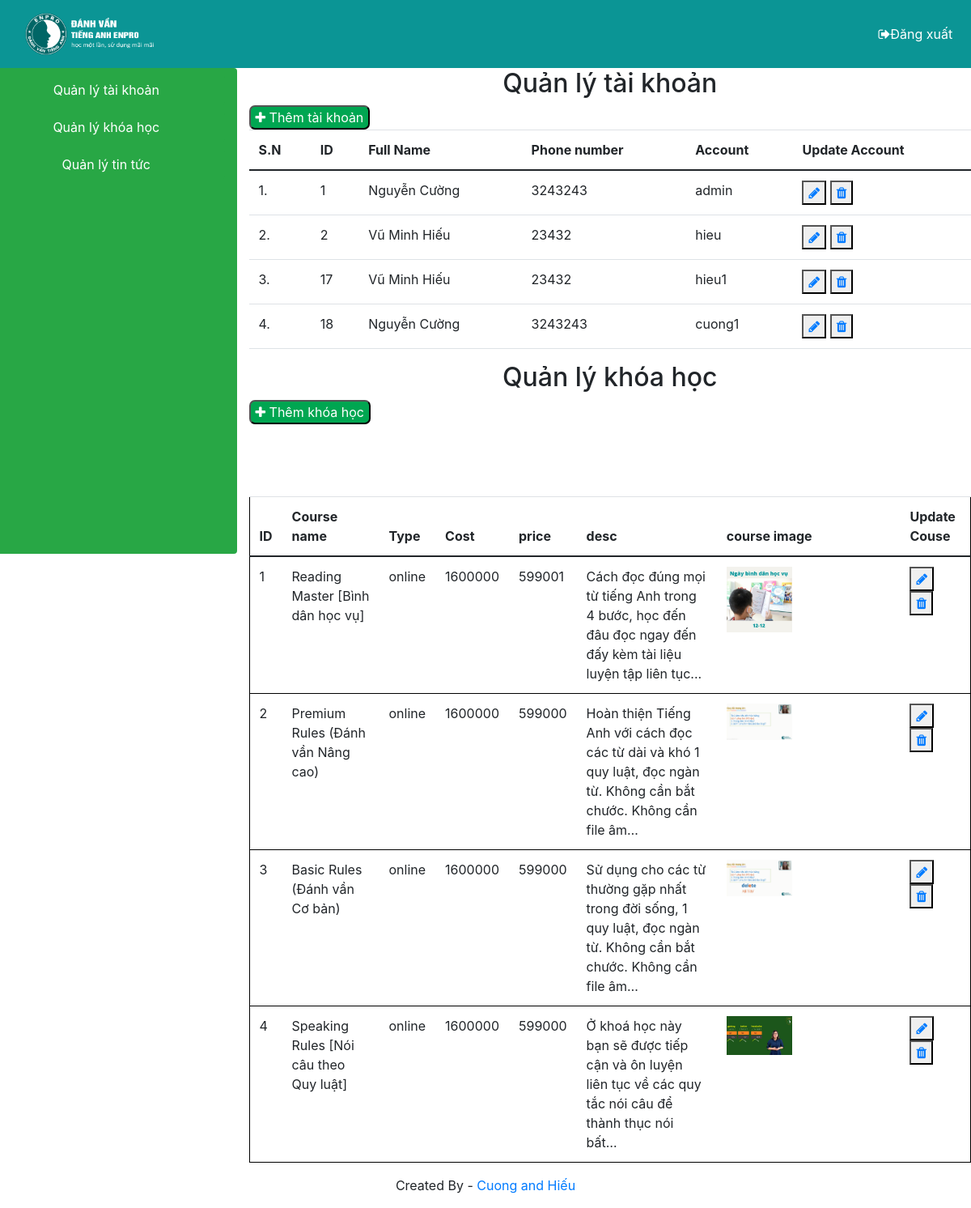
The page /admin/index.php (signed in) on the database its author committed.
### tables this page shows
CREATE TABLE `user` (
  `ID` int(10) UNSIGNED NOT NULL,
  `full_name` varchar(255) NOT NULL,
  `phone_number` int(11) NOT NULL,
  `account` varchar(255) NOT NULL,
  `password` varchar(32) NOT NULL,
  `permission` tinyint(1) NOT NULL
);

CREATE TABLE `course` (
  `id_course` int(10) UNSIGNED NOT NULL,
  `Name` varchar(255) NOT NULL,
  `type` varchar(20) NOT NULL,
  `cost` int(20) NOT NULL,
  `price` int(20) NOT NULL,
  `desc` varchar(255) NOT NULL,
  `image` varchar(150) NOT NULL
);

### admin/index.php (the view, shortened to what this page needs)
<?php
include("config/db.php");
include("template/header.php");
?>
<nav class="row flex-row">
       <div class="list-group col-3 bg-success" style="height: 600px;">
              <button class="btn btn-success mt-2" type="button" data-bs-toggle="collapse"
                     data-bs-target="#collapseExample1" aria-expanded="false" aria-controls="collapseExample">
                     Quản lý tài khoản
              </button>
              <button class="btn btn-success mt-2" type="button" data-bs-toggle="collapse"
                     data-bs-target="#collapseExample2" aria-expanded="false" aria-controls="collapseExample">
                     Quản lý khóa học
              </button>
              <button class="btn btn-success  mt-2" type="button" data-bs-toggle="collapse"
                     data-bs-target="#collapseExample3" aria-expanded="false" aria-controls="collapseExample">
                     Quản lý tin tức
              </button>
       </div>
       <div data-bs-spy="scroll" data-bs-target="#list-example" data-bs-offset="0" class="scrollspy-example col-9"
              tabindex="0">
              <div class="nav-collapse collapse show" id="collapseExample1 ">
                     <div class="text-center">
                            <h2>Quản lý tài khoản</h2>
                     </div>
                     <div>
                            <button type="button" style="background-color: #00a651;border-radius: 7px;"><a
                                          href="adduser.php" style="color: white;"><i class="fa fa-plus"></i> Thêm tài
                                          khoản </a></button>
                     </div>
                     <table class="table">
                            <thead>
                                   <tr>
                                          <th scope="col">S.N</th>
                                          <th scope="col">ID</th>
                                          <th scope="col">Full Name</th>
                                          <th scope="col">Phone number</th>
                                          <th scope="col">Account</th>
                                          <th scope="col">Update Account</th>
                                   </tr>
                            </thead>
                            <tbody>
                            <tbody>
                                   <?php
$sql = "SELECT * FROM user";
$res = mysqli_query($conn, $sql);
if ($res == TRUE) {
    $count = mysqli_num_rows($res);
    $sn = 1;
    if ($count > 0) {
        while ($rows = mysqli_fetch_assoc($res)) {
            $id = $rows['ID'];
            $fullname = $rows['full_name'];
            $phonenumber = $rows['phone_number'];
            $account = $rows['account'];
?>
                                   <tr>
                                          <td><?php echo $sn++; ?>. </td>
                                          <td><?php echo $id; ?></td>
                                          <td><?php echo $fullname; ?></td>
                                          <td><?php echo $phonenumber; ?></td>
                                          <td><?php echo $account; ?></td>
                                          <?php echo '<td><button><a href="edituser.php?id=' . $id . '"><i style:"margin:0 10%;"  class="fa fa-pencil" aria-hidden="true"></i></a></button>  <button>   <a href="deleteuser.php?id=' . $id . '"><i class="fa fa-trash" aria-hidden="true"></i></a></button></td>'; ?>
                                   </tr>
                                   <?php
        }
    } else {
    }
}
?>
                            </tbody>
                     </table>
              </div>
              <div class="nav-collapse collapse show" id="collapseExample2">
                     <div class="text-center">
                            <h2>Quản lý khóa học</h2>
                     </div>
                     <div>
                            <button type="button" style="background-color: #00a651;border-radius: 7px;"><a
                                          href="addcourse.php" style="color: white;"><i class="fa fa-plus"></i> Thêm
                                          khóa học </a></button>
                     </div>
                     <table class="table" style="border: 1px solid black; margin-top: 10%;">
                            <thead>
                                   <tr>
                                          <th scope="col">ID</th>
                                          <th scope="col">Course name</th>
                                          <th scope="col">Type</th>
                                          <th scope="col">Cost</th>
                                          <th scope="col">price</th>
                                          <th scope="col">desc</th>
                                          <th scope="col">course image</th>
                                          <th scope="col">Update Couse</th>
                                   </tr>
                            </thead>
                            <tbody>
                                   <?php
$sql = "SELECT * FROM course";
$res = mysqli_query($conn, $sql);
if ($res == TRUE) {
    $count = mysqli_num_rows($res);
    if ($count > 0) {
        while ($rows = mysqli_fetch_assoc($res)) {
            $id1 = $rows['id_course'];
            $name = $rows['Name'];
            $type = $rows['type'];
            $cost = $rows['cost'];
            $price = $rows['price'];
            $desc = $rows['desc'];
            $img = $rows['image'];
?>
                                   <tr>
                                          <td><?php echo $id1; ?></td>
                                          <td><?php echo $name; ?></td>
                                          <td><?php echo $type; ?></td>
                                          <td><?php echo $cost; ?></td>
                                          <td><?php echo $price; ?></td>
                                          <td><?php echo $desc; ?></td>
                                          <td><img style="width:40%;" src="<?php echo $img; ?>" alt=""></td>
                                          <?php echo '<td><button><a href="editcourse.php?id=' . $id1 . '"><i style:"margin:0 10%;"  class="fa fa-pencil" aria-hidden="true"></i></a></button>  <button>   <a href="deletecourse.php?id=' . $id1 . '"><i class="fa fa-trash" aria-hidden="true"></i></a></button></td>'; ?>
                                   </tr>
                                   <?php
        }
    } else {
    }
}
?>
                            </tbody>
                     </table>
              </div>
       </div>
</nav>
<nav class="container-fluid footer">
       <p class="text-center">Created By - <a href="https://www.facebook.com/profile.php?id=100004869885566">Cuong and
                     Hiếu</a></p>
</nav>
</body>
</html>

### admin/template/header.php (shortened to what this page needs)
<!doctype html>
<html lang="en">
<head>
    <link href="https://cdn.jsdelivr.net/npm/bootstrap@5.0.2/dist/css/bootstrap.min.css" rel="stylesheet">
    <link rel='stylesheet' href='https://cdnjs.cloudflare.com/ajax/libs/font-awesome/4.7.0/css/font-awesome.min.css'>
    <link rel="stylesheet" href="https://stackpath.bootstrapcdn.com/bootstrap/4.3.1/css/bootstrap.min.css">
    <link rel="stylesheet" href="./css/style1.css">
</head>
<body>
    <nav class="navbar navbar-expand-md navbar-light container-fluid topweb">
        <div class="container-fluid">
            <a class="navbar-branch" href="../index.php"><img src="./imgs/logo.png" alt="" class="img-responsive"></a>
            <div class=" text_right">
                <ul class="navbar-nav me-auto  ">
                    <li class="nav-item">
                        <a class="nav-link" href="logout.php"><i class="fa fa-sign-out" aria-hidden="true"></i>Đăng xuất</a>
                    </li>
                </ul>
            </div>
        </div>
    </nav>

### admin/css/style1.css (style rules this page uses)
.navbar-branch { width: 14%; float: left; margin-right: 5%; }
.topweb { background-color: rgb(11, 149, 149); }
.img-responsive { width: 100%; margin: 5% 0; }
.text_right ul li a { text-align: right; color: white!important; }
.text_right ul li { width: 100%; }
.text_right ul { margin-left: 15%; width: 100%; }

### rows shown on the page
user: ID "1", full_name "Nguyễn Cường", phone_number "3243243", account "admin"
user: ID "2", full_name "Vũ Minh Hiếu", phone_number "23432", account "hieu"
user: ID "17", full_name "Vũ Minh Hiếu", phone_number "23432", account "hieu1"
user: ID "18", full_name "Nguyễn Cường", phone_number "3243243", account "cuong1"
course: id_course "1", Name "Reading Master [Bình dân học vụ]", type "online", cost "1600000", price "599001", desc "Cách đọc đúng mọi từ tiếng Anh trong 4 bước, học đến đâu đọc ngay đến đấy kèm tài liệu luyện tập liên tục...", image (picture)
course: id_course "2", Name "Premium Rules (Đánh vần Nâng cao)", type "online", cost "1600000", price "599000", desc "Hoàn thiện Tiếng Anh với cách đọc các từ dài và khó 1 quy luật, đọc ngàn từ. Không cần bắt chước. Không cần file âm…", image (picture)
course: id_course "3", Name "Basic Rules (Đánh vần Cơ bản)", type "online", cost "1600000", price "599000", desc "Sử dụng cho các từ thường gặp nhất trong đời sống, 1 quy luật, đọc ngàn từ. Không cần bắt chước. Không cần file âm…", image (picture)
course: id_course "4", Name "Speaking Rules [Nói câu theo Quy luật]", type "online", cost "1600000", price "599000", desc "Ở khoá học này bạn sẽ được tiếp cận và ôn luyện liên tục về các quy tắc nói câu để thành thục nói bất…", image (picture)
